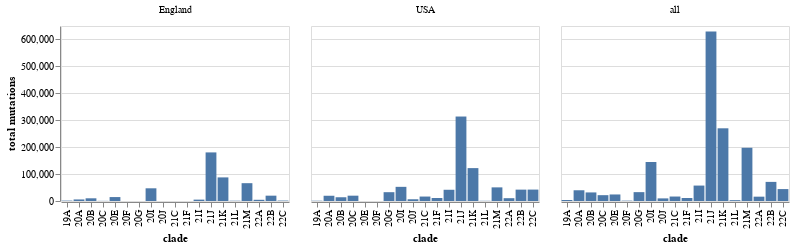

The code cell stored with this chart in its notebook:
### Markdown cell above
Plot total mutation counts for each clade and subset on a log scale:

### Code cell
clade_counts = (
    mut_type_counts
    .groupby(["clade", "subset"], as_index=False)
    .aggregate({"count": "sum"})
)

clade_counts_chart = (
    alt.Chart(clade_counts)
    .encode(
        x="clade",
        y=alt.Y("count", title="total mutations"),
        tooltip=["clade", "count"],
        column=alt.Column("subset", title=None),
    )
    .mark_bar()
    .properties(width=alt.Step(12), height=175)
)

clade_counts_chart

### Figure 1 — Vega-Lite specification as saved in the notebook (floating-point values rounded to 4 significant figures)
{"config": {"view": {"continuousWidth": 400, "continuousHeight": 300}}, "data": {"name": "data-7f32e5e429d6ea79d8a7100fc004f66c"}, "mark": "bar", "encoding": {"column": {"field": "subset", "title": null, "type": "nominal"}, "tooltip": [{"field": "clade", "type": "nominal"}, {"field": "count", "type": "quantitative"}], "x": {"field": "clade", "type": "nominal"}, "y": {"field": "count", "title": "total mutations", "type": "quantitative"}}, "height": 175, "width": {"step": 12}, "$schema": "https://vega.github.io/schema/vega-lite/v4.17.0.json", "datasets": {"data-7f32e5e429d6ea79d8a7100fc004f66c": [{"clade": "19A", "subset": "England", "count": 1476}, {"clade": "19A", "subset": "USA", "count": 1031}, {"clade": "19A", "subset": "all", "count": 3730}, {"clade": "20A", "subset": "England", "count": 5772}, {"clade": "20A", "subset": "USA", "count": 19488}, {"clade": "20A", "subset": "all", "count": 39873}, {"clade": "20B", "subset": "England", "count": 10032}, {"clade": "20B", "subset": "USA", "count": 13914}, {"clade": "20B", "subset": "all", "count": 31847}, {"clade": "20C", "subset": "England", "count": 521}, {"clade": "20C", "subset": "USA", "count": 19780}, {"clade": "20C", "subset": "all", "count": 21655}, {"clade": "20E", "subset": "England", "count": 14598}, {"clade": "20E", "subset": "USA", "count": 72}, {"clade": "20E", "subset": "all", "count": 24274}, {"clade": "20F", "subset": "all", "count": 1314}, {"clade": "20G", "subset": "England", "count": 31}, {"clade": "20G", "subset": "USA", "count": 32735}, {"clade": "20G", "subset": "all", "count": 32906}, {"clade": "20I", "subset": "England", "count": 47157}, {"clade": "20I", "subset": "USA", "count": 52587}, {"clade": "20I", "subset": "all", "count": 144925}, {"clade": "20J", "subset": "England", "count": 78}, {"clade": "20J", "subset": "USA", "count": 6475}, {"clade": "20J", "subset": "all", "count": 9736}, {"clade": "21C", "subset": "England", "count": 23}, {"clade": "21C", "subset": "USA", "count": 16536}, {"clade": "21C", "subset": "all", "count": 16596}, {"clade": "21F", "subset": "England", "count": 14}, {"clade": "21F", "subset": "USA", "count": 11186}, {"clade": "21F", "subset": "all", "count": 11212}, {"clade": "21I", "subset": "England", "count": 5108}, {"clade": "21I", "subset": "USA", "count": 41715}, {"clade": "21I", "subset": "all", "count": 57313}, {"clade": "21J", "subset": "England", "count": 180473}, {"clade": "21J", "subset": "USA", "count": 313767}, {"clade": "21J", "subset": "all", "count": 629169}, {"clade": "21K", "subset": "England", "count": 87657}, {"clade": "21K", "subset": "USA", "count": 122161}, {"clade": "21K", "subset": "all", "count": 270017}, {"clade": "21L", "subset": "England", "count": 1043}, {"clade": "21L", "subset": "USA", "count": 744}, {"clade": "21L", "subset": "all", "count": 3113}, {"clade": "21M", "subset": "England", "count": 66190}, {"clade": "21M", "subset": "USA", "count": 50630}, {"clade": "21M", "subset": "all", "count": 197739}, {"clade": "22A", "subset": "England", "count": 4478}, {"clade": "22A", "subset": "USA", "count": 10441}, {"clade": "22A", "subset": "all", "count": 16105}, {"clade": "22B", "subset": "England", "count": 19808}, {"clade": "22B", "subset": "USA", "count": 42227}, {"clade": "22B", "subset": "all", "count": 70993}, {"clade": "22C", "subset": "England", "count": 1607}, {"clade": "22C", "subset": "USA", "count": 42407}, {"clade": "22C", "subset": "all", "count": 44293}]}}
